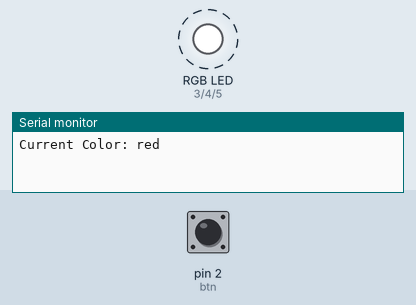
This sketch was run on a simulated Arduino Uno, built with avr-gcc and run on an emulated ATmega328P. On the bench: an RGB LED mixed from three pins (HIGH = lit), the last lines printed to the serial monitor. Dashed ring = blinking. The test bench sets the inputs (shaded band); at power-on: pin 2 (btn) LOW.

Above: at 1.2 s.
1.3 s: pin 2 (btn) pulled HIGH for 0.15 s
At 2.3 s:
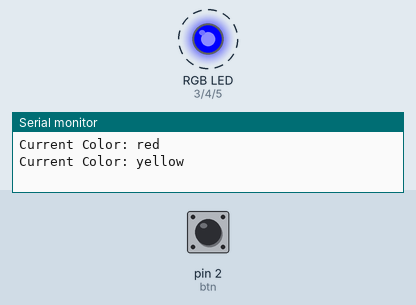
4.4 s: pin 2 (btn) pulled HIGH for 1 s
At 6.5 s:
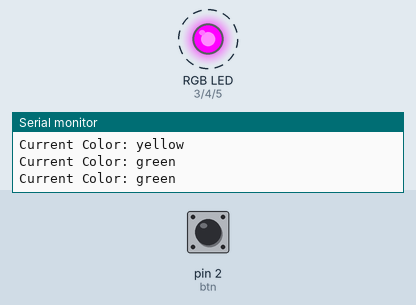
8.4 s: pin 2 (btn) pulled HIGH for 0.15 s
At 10.7 s:
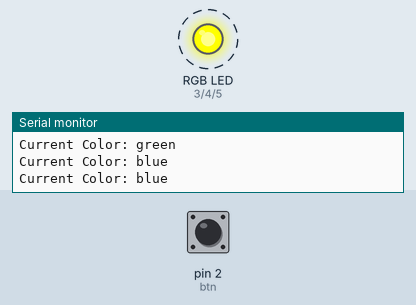
11.5 s: pin 2 (btn) pulled HIGH for 3.2 s
At 12.8 s:
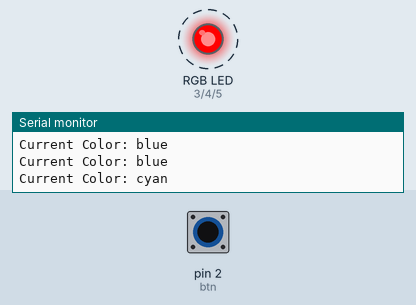
17.7 s: pin 2 (btn) pulled HIGH for 0.15 s
At 18.8 s:
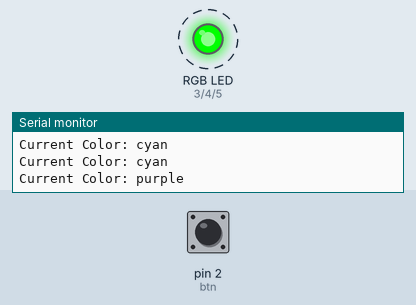
20.8 s: pin 2 (btn) pulsed HIGH 2 times (0.12 s each, 0.3 s apart)
At 22.3 s:
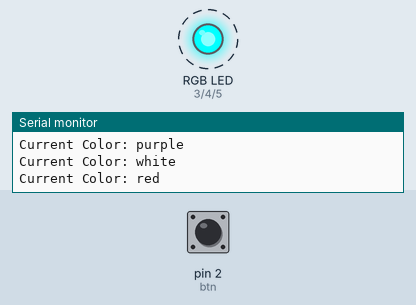
Timing chart, 0 to 25.4 s (numbered marks = the images above; inputs shaded):
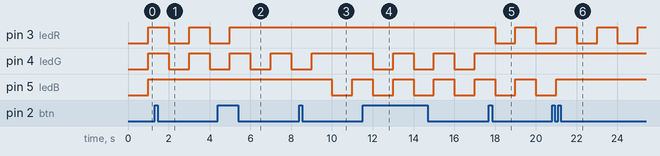

The sketch:

ledRGB.ino
```cpp
const int btn = 2;
const int ledR = 3;
const int ledG = 4;
const int ledB = 5;

int btnState = 0;
bool btnPressed = false;
int ledColor = 0;

int colors[7][3] = {
  {1, 0, 0},   // 紅
  {1, 1, 0},   // 黃
  {0, 1, 0},   // 綠
  {0, 0, 1},   // 藍
  {0, 1, 1},   // 靛
  {1, 0, 1},   // 紫
  {1, 1, 1}    // 白
};

String colorNames[7] = {"red", "yellow", "green", "blue", "cyan", "purple", "white" };
String currentColorName = colorNames[0];

unsigned long previousMillis = 0;
const long interval = 1000;  // 閃爍間隔（1秒）
bool ledOn = true;

void setup() {
  pinMode(ledR, OUTPUT);
  pinMode(ledG, OUTPUT);
  pinMode(ledB, OUTPUT);

  pinMode(btn, INPUT);

  Serial.begin(9600);
}

void loop() {
  unsigned long currentMillis = millis();

  btnState = digitalRead(btn);
  if (btnState == HIGH && !btnPressed) {
    // 每次按下按鈕，顏色循環
    ledColor = (ledColor + 1) % 7;
    currentColorName = colorNames[ledColor];
    btnPressed = true;
  }
  else if (btnState == LOW && btnPressed) {
    btnPressed = false;
  }

  // 使用 millis() 來控制閃爍
  if (currentMillis - previousMillis >= interval) {
    previousMillis = currentMillis; // 記錄當前時間
    ledOn = !ledOn; // 反轉LED狀態

    if (ledOn) {
      digitalWrite(ledR, colors[ledColor][0] ? LOW : HIGH);
      digitalWrite(ledG, colors[ledColor][1] ? LOW : HIGH);
      digitalWrite(ledB, colors[ledColor][2] ? LOW : HIGH);
    } else {
      digitalWrite(ledR, HIGH);
      digitalWrite(ledG, HIGH);
      digitalWrite(ledB, HIGH);
    }

    Serial.print("Current Color: ");
    Serial.println(currentColorName);
  }
}
```

Measured:
- after the input at 1.3 s, pin 4 (ledG): HIGH → LOW after 0.70 s, → HIGH 1.0 s later, → LOW 1.0 s later
- after the input at 4.4 s, pin 3 (ledR): goes on until 5.0 s, then stays HIGH
- after the input at 8.4 s, pin 4 (ledG): goes on until 9.0 s, then stays HIGH; pin 5 (ledB): HIGH → LOW after 1.6 s, → HIGH 1.0 s later
- after the input at 11.5 s, pin 4 (ledG): alternates HIGH for 1.0 s and LOW for 1.0 s, starting after 0.50 s
- after the input at 17.7 s, pin 3 (ledR): HIGH → LOW after 0.30 s, → HIGH 1.0 s later, → LOW 1.0 s later; pin 4 (ledG): stays HIGH (without the input it goes to LOW after 0.30 s)
- after the input at 20.8 s, pin 5 (ledB): goes on until 21.0 s, then stays HIGH
